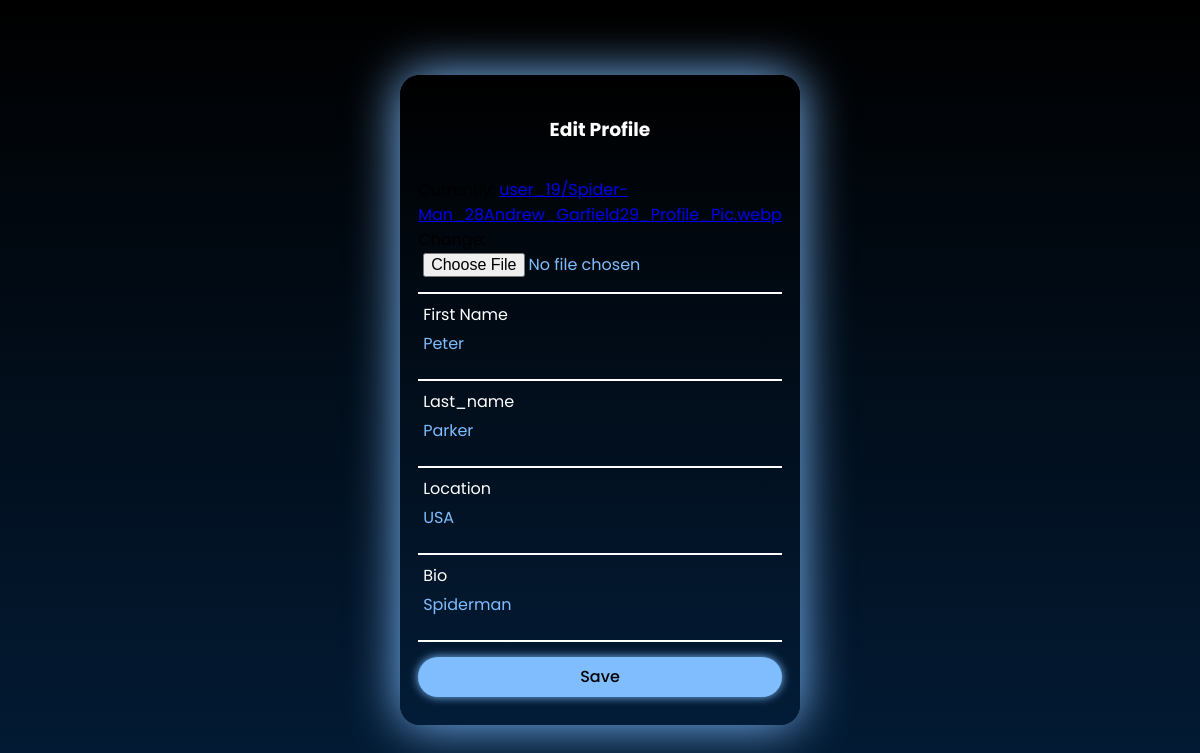
The page /edit (signed in) on the database its author committed.
### userauth/models.py (models this page shows, shortened)
class Profile(models.Model):
    user = models.OneToOneField(User, on_delete=models.CASCADE)
    first_name = models.CharField(max_length=100, null=True, blank=True)
    last_name = models.CharField(max_length=100, null=True, blank=True)
    location = models.CharField(max_length=100, null=True, blank=True)
    url = models.URLField(max_length=1000, null=True, blank=True)
    bio = models.TextField(max_length=200, null=True, blank=True)
    created = models.DateField(auto_now_add=True)
    picture = models.ImageField(
        upload_to=user_directory_path,
        null=True,
        blank=True,
        default="img/default.jpg",
        verbose_name="profile-Picture",
    )
    favourite = models.ManyToManyField(Post)

### userauth/views.py (the view)
# urls.py: path("edit", views.editProfile, name="edit-profile"),
def editProfile(request):
    user = request.user
    profile = Profile.objects.get(user__id=user.id)
    if request.method == "POST":
        form = EditProfileForm(request.POST, request.FILES, instance=profile)
        if form.is_valid():
            profile.picture = form.cleaned_data.get("picture")
            profile.first_name = form.cleaned_data.get("first_name")
            profile.last_name = form.cleaned_data.get("last_name")
            profile.location = form.cleaned_data.get("location")
            profile.bio = form.cleaned_data.get("bio")
            profile.save()
            user.first_name = form.cleaned_data.get("first_name")
            user.last_name = form.cleaned_data.get("last_name")
            user.save()
            return redirect("profile", profile.user.username)
    else:
        form = EditProfileForm(instance=profile)
    context = {
        "form": form,
    }
    return render(request, "edit-profile.html", context)

### userauth/forms.py
class EditProfileForm(forms.ModelForm):
    picture = forms.ImageField(required=True)
    first_name = forms.CharField(
        widget=forms.TextInput(attrs={"class": "input-group"}), required=True
    )
    last_name = forms.CharField(
        widget=forms.TextInput(attrs={"class": "input-group"}), required=True
    )
    location = forms.CharField(
        widget=forms.TextInput(attrs={"class": "input-group"}), required=True
    )
    bio = forms.CharField(
        widget=forms.TextInput(attrs={"class": "input-group"}), required=True
    )
    class Meta:
        model = Profile
        fields = ["picture", "first_name", "last_name", "location", "bio"]

### templates/edit-profile.html (shortened to what this page needs)
{% load static %}
<!DOCTYPE html>
<html lang="en">
<head>
	<link rel="stylesheet" href="{% static 'style/login.css' %}">
	<link rel="stylesheet" href="{% static 'style/post.css' %}">
	<link href='https://unpkg.com/boxicons@2.1.4/css/boxicons.min.css' rel='stylesheet'>
</head>
<body>
	<div class="wrapper">
		<div>
			<h3>Edit Profile</h3>
		</div>
		<div class="form-wrapper">
			<form method="post" enctype="multipart/form-data" action="">
				<div class="input-group">
					{{ form.picture }}
				</div>
				<div class="input-group">
					{{ form.first_name }}
					<label>First Name</label>
				</div>
				<div class="input-group">
					{{ form.last_name }}
					<label>Last_name</label>
				</div>
				<div class="input-group">
					{{ form.location }}
					<label>Location</label>
				</div>
				<div class="input-group">
					{{ form.bio }}
					<label>Bio</label>
				</div>
				<button type="submit" class="btn btn-primary">Save</button>
			</form>
		</div>
	</div>
</body>
</html>

### static/style/login.css (style rules this page uses)
:root { --main-color: rgb(127, 189, 255); --gradient--colour: rgb(3, 28, 55); }
* { margin: 0; padding: 0; box-sizing: border-box; font-family: "Poppins", sans-serif; }
body { display: flex; justify-content: center; align-items: center; min-height: 100vh; background: linear-gradient(#000, var(--gradient--colour)); }
.wrapper { position: relative; height: 650px; width: 400px; background: linear-gradient(#000, var(--gradient--colour)); box-shadow: 0 0 50px var(--main-color); border-radius: 20px; padding: 40px; overflow-y: auto; }
.form-wrapper { display: flex; justify-content: center; align-items: center; width: 100%; height: 100%; transition: 1s ease-in-out; }
.input-group { position: relative; margin: 30px 0; border-bottom: 2px solid #fff; }
.input-group label { position: absolute; top: 50%; left: 5px; transform: translateY(-50%); font-size: 16px; color: #fff; pointer-events: none; transition: 0.5s; }
.input-group input:focus~label, .input-group input:valid~label { top: -5px; }
.input-group input { width: 320px; height: 40px; font-size: 16px; color: #fff; padding: 0 5px; background: transparent; border: none; outline: none; }
button { position: relative; width: 100%; height: 40px; background: var(--main-color); box-shadow: 0 0 10px var(--main-color); border-radius: 30px; font-size: 16px; font-weight: 500; color: black; cursor: pointer; border: none; outline: none; }

### static/style/post.css (style rules this page uses)
.wrapper div > h3 { color: #fff; text-align: center; }
.input-group { position: relative; margin: 15px 0; border-bottom: 2px solid #fff; }
.input-group label { transform: translateY(-10%); }
.input-group input { color: rgb(127, 189, 255); }

### rows shown on the page
Profile: first_name "Peter", last_name "Parker", location "USA", bio "Spiderman"
